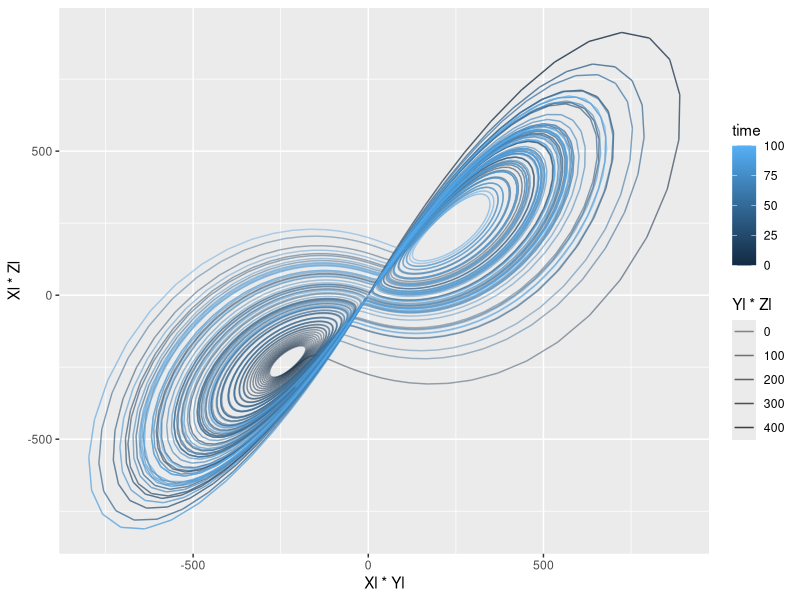
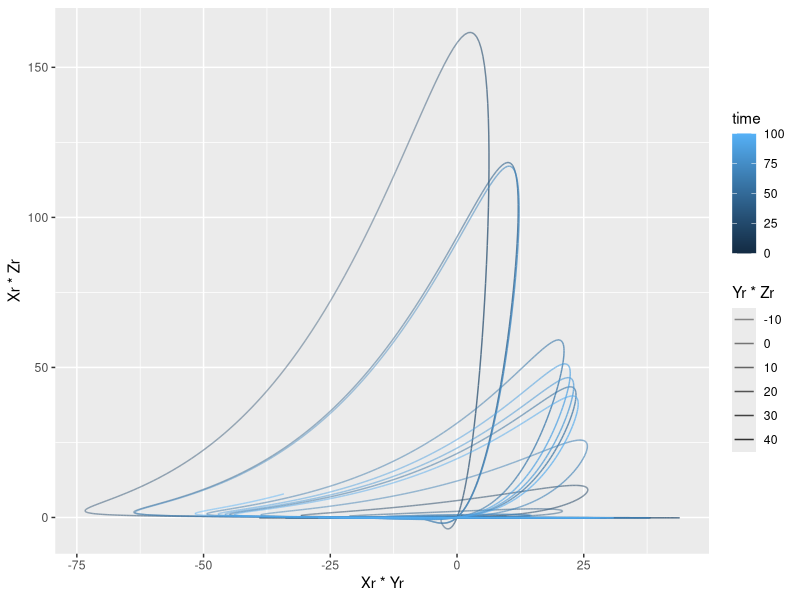
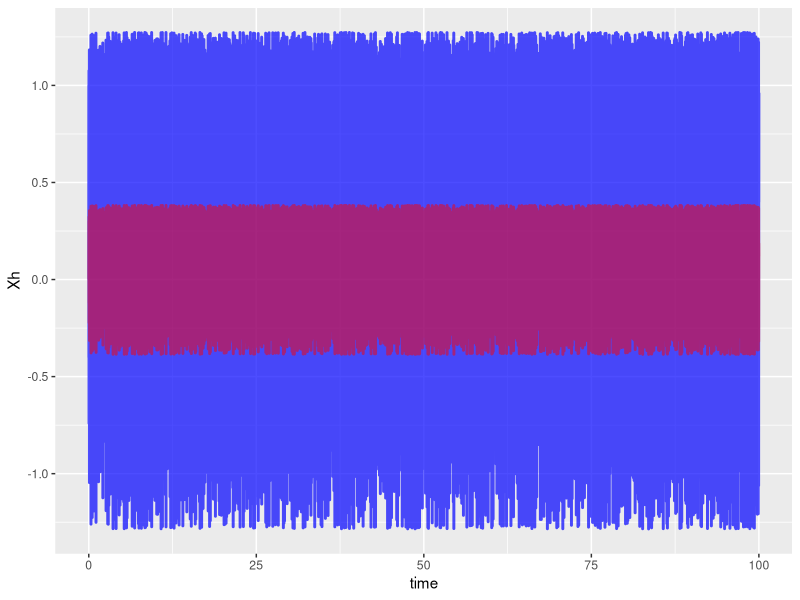
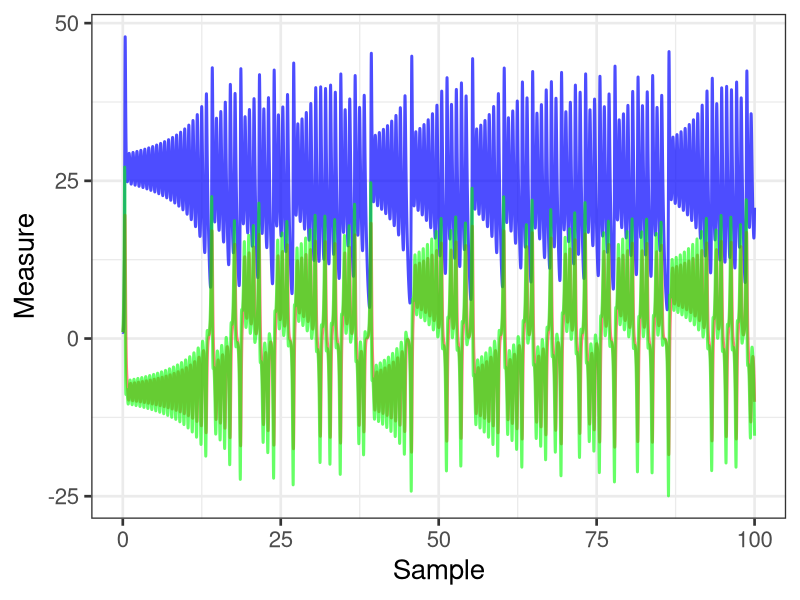
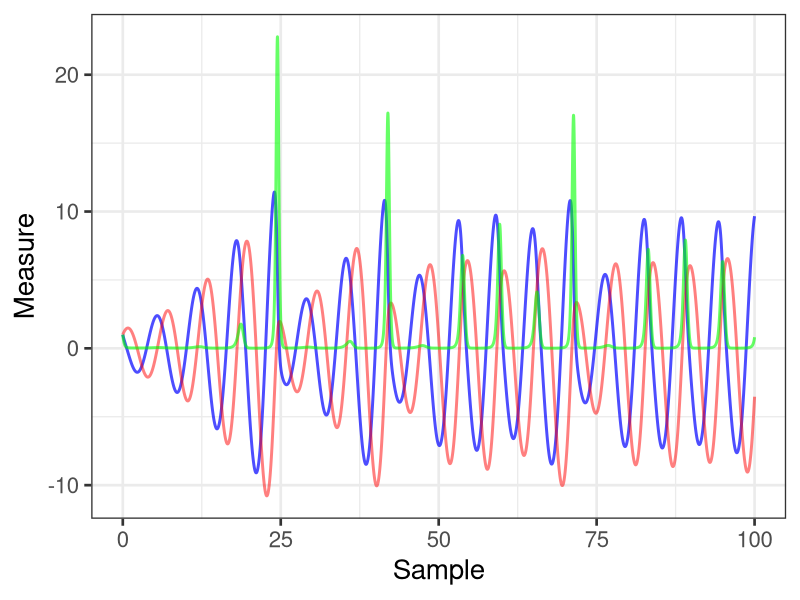
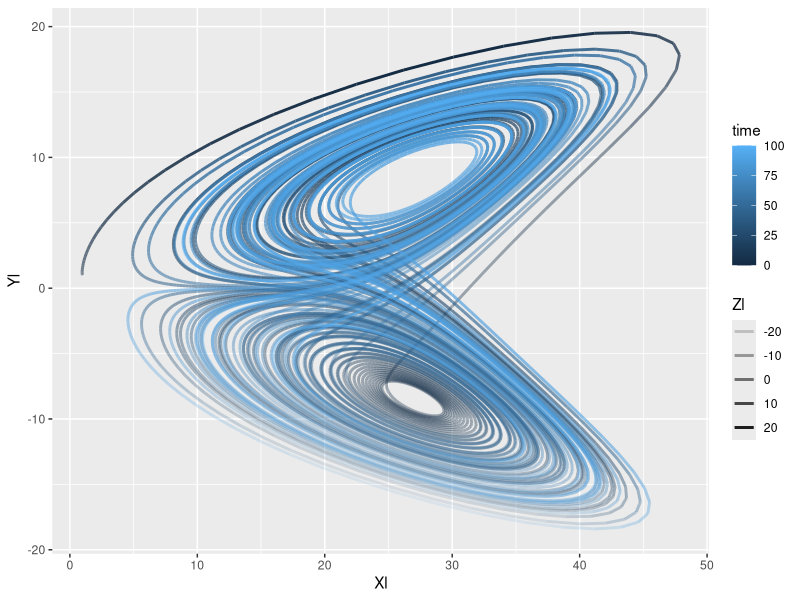
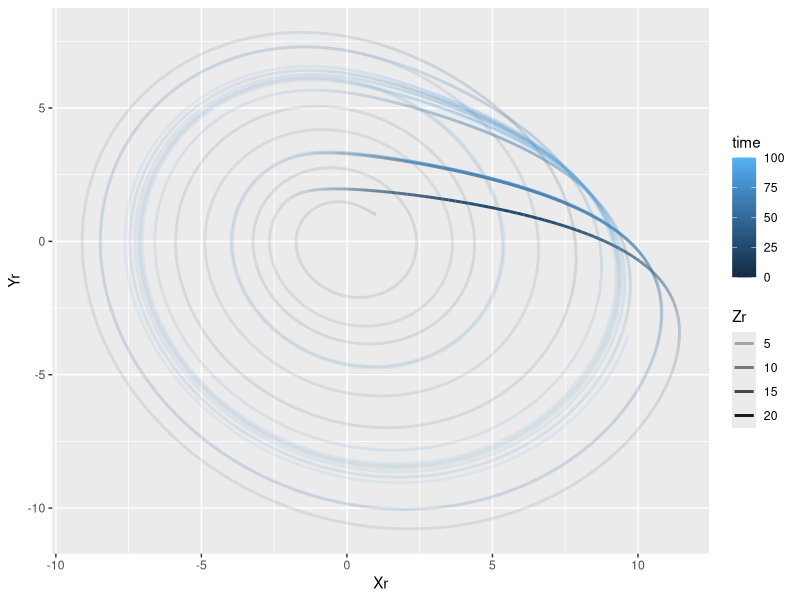
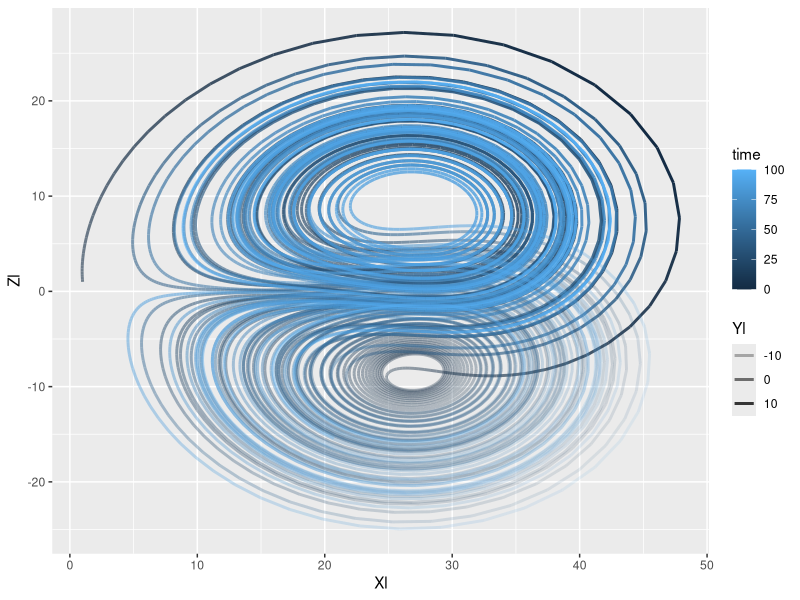

These figures' R source, in order:
##################################################
#
#  Generate a data.table of time series with the following attractors
# Rossler
# Lorenz
# henon
# ikeda

# Miguel P Xochicale <http://mxochicale.github.io/>
# Doctoral Researcher in Human-Robot Interaction
# University of Birmigham, U.K. (2014-2018)
#

##Reference
# https://clouds.eos.ubc.ca/~phil/numeric/html_files/lab6.html
# http://www.sixhat.net/lorenz-attractor-in-r.html
# http://grrrraphics.blogspot.co.uk/2012/06/coding-dynamic-systems-and-controlling.html
# http://gg-hogehoge.hatenablog.com/entry/2013/07/04/203544


library(data.table)
library(ggplot2)
library(deSolve)


################################################################################
## Rossler Attractor
#dx / dt = - y - z
#dy / dt = x + a y
#dz / dt = b + z ( x - c )
Rossler_func <-function(t, state, parameters) {
    with(as.list(c(state, parameters)),{
        dX <- -Y - Z
        dY <- X + a * Y
        dZ <- b + Z * (X - c)
        list(c(dX, dY, dZ))
      }
)
}


################################################################################
# ##
# Lorenz <- function(t, state, parameters) {
#   with(as.list(c(state, parameters)), {
#     dX <- s * (Y - X)
#     dY <- X * (r - Z) - Y
#     dZ <- X * Y - b * Z
#     list(c(dX, dY, dZ))
#   })
# }
# out <- ode(y = yini, times = timeserie, func = Lorenz, parms = parameters)

Lorenz_func <-function(t, state, parameters) {
    with(as.list(c(state, parameters)),{
        # 微分方程式を書く (xの時間微分) = f(x)の形
        dX <- a*X + Y*Z
        dY <- b * (Y-Z)
        dZ <- -X*Y + c*Y - Z
        # listに入れる
        list(c(dX, dY, dZ))
      }
)
}



################################################################################
#### Henon Attractor

#reference
#http://www.stat.cmu.edu/~cshalizi/462/lectures/03/03.R

henon.map = function(x,a,b){
  x.new=x
  x.new[1,] = 1 - a*x[1,]*x[1,] + x[2,]
  x.new[2,] = b*x[1,]
  x=x.new
  return(x.new)
}


henon.map.ts = function(timesteps,x,a,b) {
  x.ts = matrix(nrow=2,ncol=timesteps)
  x.ts[,1] = x[,1]
  for (t in (2:timesteps)) {
    x = henon.map(x,a,b)
    x.ts[,t] = x
  }
  return(x.ts)
}



################################################################################
#### Ikeda Attractor

ikeda.map = function(X,p,u,k,alpha){
  X.new=X


  X.new[1,] = p + (u * ( X[1,]*cos(X[3,]) - X[2,]*sin(X[3,]) )) ## x
  X.new[2,] = u * ( X[1,]*sin(X[3,]) - X[2,]*cos(X[3,]) ) ##y

  X.new[3,] = (k) - ((alpha) / (1 + X[1,]*X[1,] + X[2,]*X[2,]))   ##t

  X=X.new
  return(X.new)
}


 ikeda.map.ts = function(timesteps,x,p,u,k,alpha) {
   x.ts = matrix(nrow=3,ncol=timesteps)
   x.ts[,1] = x[,1]
   for (t in (2:timesteps)) {
     x = ikeda.map(x,p,u,k,alpha)
     x.ts[,t] = x
  }
   return(x.ts)
 }





# # In initial state
# yini <- c(X = 0.01, Y = 0.001, Z = 0.001)
# #yini <- c(X = 10, Y = 10, Z = 10)


Lorenz_state <- c(X = 1, Y = 1, Z = 1)
Lorenz_parameters <- c(a = -8/3, b = -10, c = 28)


Rossler_state <- c(X = 1, Y = 1, Z = 1)
Rossler_parameters <- c(a = 0.2, b = 0.2, c = 5.7)


# times <- seq(0, 100, by = 0.001)
times <- seq(0, 100, by = 0.01)
NN <- length(times)

Lorenz_out <- ode(y = Lorenz_state, times = times, parms = Lorenz_parameters,
  func = Lorenz_func)

Rossler_out <- ode(y = Rossler_state, times = times , parms = Rossler_parameters,
    func = Rossler_func, method = "rk4")



x <- matrix(c(.0,.0),ncol=1) ## initial conditions
hmts <- henon.map.ts(NN,x,1.4,0.3)
hmts <- as.data.table(  t(hmts)  )




x <- matrix(c(0,0,0),ncol=1) ## initial conditions
ikedats<-ikeda.map.ts(NN,x,1.0,0.9,0.4,6.0)
ikedats <- as.data.table(  t(ikedats)  )


cts <- cbind(as.data.table(Lorenz_out), as.data.table(Rossler_out), hmts, ikedats)
colnames(cts) <-c("time","Xl","Yl","Zl","timer","Xr","Yr","Zr", 'Xh', 'Yh',"Xi","Yi","Zi")
cts[,timer:=NULL]



pXYl<-ggplot(cts) +geom_path(aes(Xl, Yl, col=time, alpha=Zl), lwd = 1)
pZYl<-ggplot(cts) +geom_path(aes(Zl, Yl, col=time, alpha=Xl), lwd = 1)
pXZl<-ggplot(cts) +geom_path(aes(Xl, Zl, col=time, alpha=Yl), lwd = 1)
p3Dl<-ggplot(cts)+
  geom_path(aes(Xl*Yl, Xl*Zl, col=time, alpha=Yl*Zl)) +
  scale_alpha(range = c(0.4, 0.8))

# plot(pXYl)
# plot(pZYl)
# plot(pXZl)
# plot(p3Dl)


pXYr<-ggplot(cts) +geom_path(aes(Xr, Yr, col=time, alpha=Zr), lwd = 1)
pZYr<-ggplot(cts) +geom_path(aes(Zr, Yr, col=time, alpha=Xr), lwd = 1)
pXZr<-ggplot(cts) +geom_path(aes(Xr, Zr, col=time, alpha=Yr), lwd = 1)
p3Dr<-ggplot(cts)+
  geom_path(aes(Xr*Yr, Xr*Zr, col=time, alpha=Yr*Zr)) +
  scale_alpha(range = c(0.4, 0.8))

# plot(pXYr)
# plot(pZYr)
# plot(pXZr)
# plot(p3Dr)
# # multiplot(pXY,pZY,pXZ, cols=2)


# pXYh<-ggplot(cts,aes(Xh, Yh)) +geom_path( )


plotctsl <- ggplot(cts,aes(x=time,y=Xl)) +
  geom_line(lwd = 1, colour = "blue",alpha=0.7)+
  # geom_point(size=1,alpha=0.2,shape=1)+
  geom_line(mapping = aes(y = Yl),lwd = 1, colour = "red",alpha=0.5) +
  geom_line(mapping = aes(y = Zl),lwd = 1, colour = "green",alpha=0.6) +
  labs(x= "Sample", y="Measure")+
  theme_bw(20)

plotctsr <- ggplot(cts,aes(x=time,y=Xr)) +
  geom_line(lwd = 1, colour = "blue",alpha=0.7)+
  # geom_point(size=1,alpha=0.2,shape=1)+
  geom_line(mapping = aes(y = Yr),lwd = 1, colour = "red",alpha=0.5) +
  geom_line(mapping = aes(y = Zr),lwd = 1, colour = "green",alpha=0.6) +
  labs(x= "Sample", y="Measure")+
  theme_bw(20)


plotctsH <- ggplot(cts,aes(x=time,y=Xh)) +
  geom_line(lwd = 1, colour = "blue",alpha=0.7)+
  geom_line(mapping = aes(y = Yh),lwd = 1, colour = "red",alpha=0.5)
  labs(x= "Sample", y="Measure")+
  theme_bw(20)

# plot(plotctsl)
# plot(plotctsr)
# plot(plotctsH)
